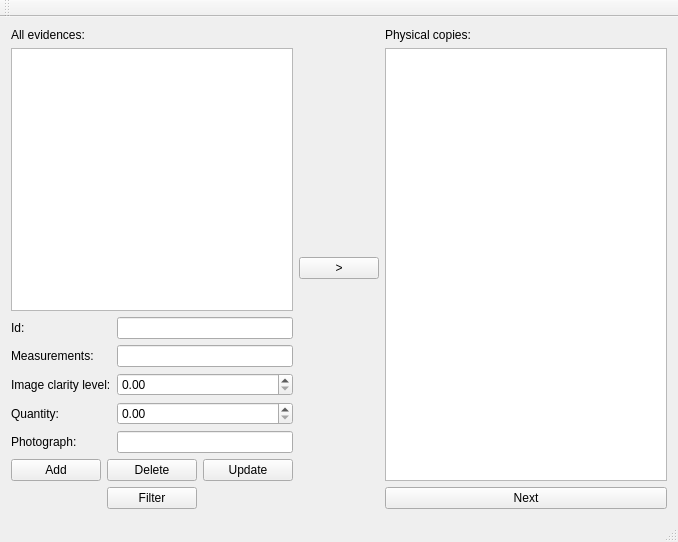
<?xml version="1.0" encoding="UTF-8"?>
<ui version="4.0">
 <class>Lab12Class</class>
 <widget class="QMainWindow" name="Lab12Class">
  <property name="geometry">
   <rect>
    <x>0</x>
    <y>0</y>
    <width>678</width>
    <height>542</height>
   </rect>
  </property>
  <property name="windowTitle">
   <string>Lab12</string>
  </property>
  <widget class="QWidget" name="centralWidget">
   <layout class="QHBoxLayout" name="horizontalLayout">
    <item>
     <layout class="QVBoxLayout" name="verticalLayout">
      <item>
       <widget class="QLabel" name="label_6">
        <property name="text">
         <string>All evidences:</string>
        </property>
       </widget>
      </item>
      <item>
       <widget class="QListWidget" name="evidencesListWidget"/>
      </item>
      <item>
       <layout class="QFormLayout" name="formLayout">
        <item row="0" column="0">
         <widget class="QLabel" name="label">
          <property name="text">
           <string>Id:</string>
          </property>
         </widget>
        </item>
        <item row="0" column="1">
         <widget class="QLineEdit" name="idLineEdit"/>
        </item>
        <item row="1" column="0">
         <widget class="QLabel" name="label_2">
          <property name="text">
           <string>Measurements: </string>
          </property>
         </widget>
        </item>
        <item row="1" column="1">
         <widget class="QLineEdit" name="measurementsLineEdit"/>
        </item>
        <item row="2" column="0">
         <widget class="QLabel" name="label_3">
          <property name="text">
           <string>Image clarity level:</string>
          </property>
         </widget>
        </item>
        <item row="2" column="1">
         <widget class="QDoubleSpinBox" name="imageClarityLevelSpinner"/>
        </item>
        <item row="3" column="0">
         <widget class="QLabel" name="label_4">
          <property name="text">
           <string>Quantity:</string>
          </property>
         </widget>
        </item>
        <item row="3" column="1">
         <widget class="QDoubleSpinBox" name="quantitySpinner"/>
        </item>
        <item row="4" column="0">
         <widget class="QLabel" name="label_5">
          <property name="text">
           <string>Photograph:</string>
          </property>
         </widget>
        </item>
        <item row="4" column="1">
         <widget class="QLineEdit" name="photographLineEdit"/>
        </item>
       </layout>
      </item>
      <item>
       <layout class="QGridLayout" name="gridLayout">
        <item row="0" column="0">
         <widget class="QPushButton" name="addEvidenceButton">
          <property name="text">
           <string>Add</string>
          </property>
         </widget>
        </item>
        <item row="0" column="1">
         <widget class="QPushButton" name="deleteEvidenceButton">
          <property name="text">
           <string>Delete</string>
          </property>
         </widget>
        </item>
        <item row="0" column="2">
         <widget class="QPushButton" name="updateEvidenceButton">
          <property name="text">
           <string>Update</string>
          </property>
         </widget>
        </item>
        <item row="1" column="1">
         <widget class="QPushButton" name="filterEvidencesButton">
          <property name="text">
           <string>Filter</string>
          </property>
         </widget>
        </item>
       </layout>
      </item>
     </layout>
    </item>
    <item>
     <widget class="QPushButton" name="saveEvidenceButton">
      <property name="text">
       <string>&gt;</string>
      </property>
     </widget>
    </item>
    <item>
     <layout class="QVBoxLayout" name="verticalLayout_2">
      <item>
       <widget class="QLabel" name="label_7">
        <property name="text">
         <string>Physical copies:</string>
        </property>
       </widget>
      </item>
      <item>
       <widget class="QListWidget" name="mylistWidget"/>
      </item>
      <item>
       <widget class="QPushButton" name="nextEvidenceButton">
        <property name="text">
         <string>Next</string>
        </property>
       </widget>
      </item>
     </layout>
    </item>
   </layout>
  </widget>
  <widget class="QMenuBar" name="menuBar">
   <property name="geometry">
    <rect>
     <x>0</x>
     <y>0</y>
     <width>678</width>
     <height>21</height>
    </rect>
   </property>
  </widget>
  <widget class="QToolBar" name="mainToolBar">
   <attribute name="toolBarArea">
    <enum>TopToolBarArea</enum>
   </attribute>
   <attribute name="toolBarBreak">
    <bool>false</bool>
   </attribute>
  </widget>
  <widget class="QStatusBar" name="statusBar"/>
 </widget>
 <layoutdefault spacing="6" margin="11"/>
 <resources>
  <include location="Lab12.qrc"/>
 </resources>
 <connections/>
</ui>
